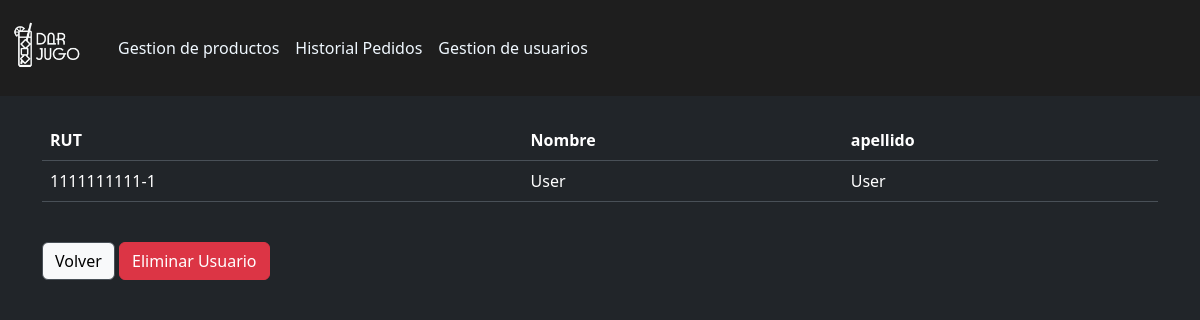
The page /eliminarusuario/1111111111-1/ (signed in) on the database its author committed.
### aplicacion/models.py (models this page shows, shortened)
class Usuario(AbstractBaseUser, PermissionsMixin):
    email = models.EmailField(unique=True)
    rut = models.CharField(max_length=12, unique=True,primary_key=True)
    nombre = models.CharField(max_length=150)
    apellido = models.CharField(max_length=150)
    telefono = models.CharField(max_length=15)
    fecha_nacimiento = models.DateField()
    is_active = models.BooleanField(default=True)
    is_staff = models.BooleanField(default=False)
    objects = UsuarioManager()
    USERNAME_FIELD = 'email'
    REQUIRED_FIELDS = ['rut', 'nombre', 'apellido', 'telefono', 'fecha_nacimiento']

### aplicacion/views.py (the view)
# urls.py: path('eliminarusuario/<id>/',eliminarusuario,name='eliminarusuario'),
@staff_required
def eliminarusuario(request,id):
    usuario=get_object_or_404(Usuario,rut=id)
    if request.method=="POST":
        usuario.delete()
        return redirect(to='gestionusuario')
    datos={
        "usuario":usuario
    }
    return render(request,'aplicacion/eliminarusuario.html',datos)

### aplicacion/decoradores.py (called while the page is built)
def staff_required(view_func):
    @wraps(view_func)
    def _wrapped_view(request, *args, **kwargs):
        if not request.user.is_authenticated or not request.user.is_staff:
            return redirect('index')  # Redirigir al índice
        return view_func(request, *args, **kwargs)
    return _wrapped_view

### aplicacion/templates/aplicacion/eliminarusuario.html (shortened to what this page needs)
{% extends "aplicacion/base_admin.html" %}
{% load static %}
{% load crispy_forms_tags %}
{% block contenido %}
<div class="container mt-4">
    <div class="table-responsive">
    <table class="table">
        <thead>
            <tr>
                <th>RUT</th>
                <th>Nombre</th>
                <th>apellido</th>
            </tr>
        </thead>
        <tbody>
            <tr>
                <td>{{ usuario.rut }}</td>
                <td>{{ usuario.nombre }}</td>
                <td>{{ usuario.apellido }}</td>
            </tr>
        </tbody>
    </table>
    </div>
</div>
<div class="container mt-4">
    <a href='{% url "gestion_prod" %}' role='button' class="btn btn-light border">Volver</a>
    <button type="button" class="btn btn-danger" data-bs-toggle="modal" data-bs-target="#myModal">
        Eliminar Usuario
      </button>
</div>
{% endblock contenido %}

### aplicacion/static/aplicacion/css/style.css (style rules this page uses)
body { display: flex; flex-direction: column; min-height: 100vh; margin: 0; }

### rows shown on the page
Usuario: rut "1111111111-1", nombre "User", apellido "User"
